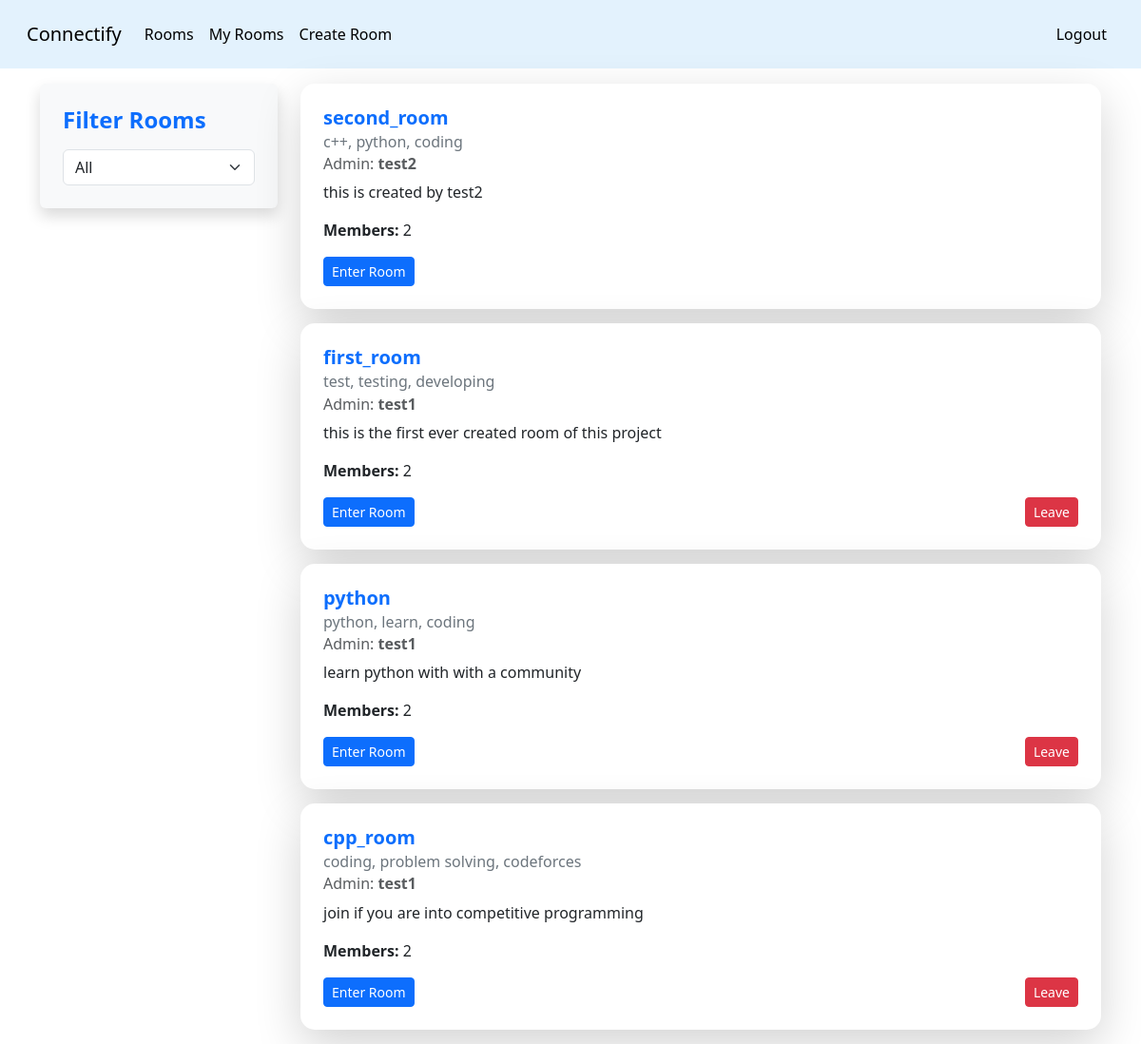
Before: /room/my_rooms (signed in) with the older database file.
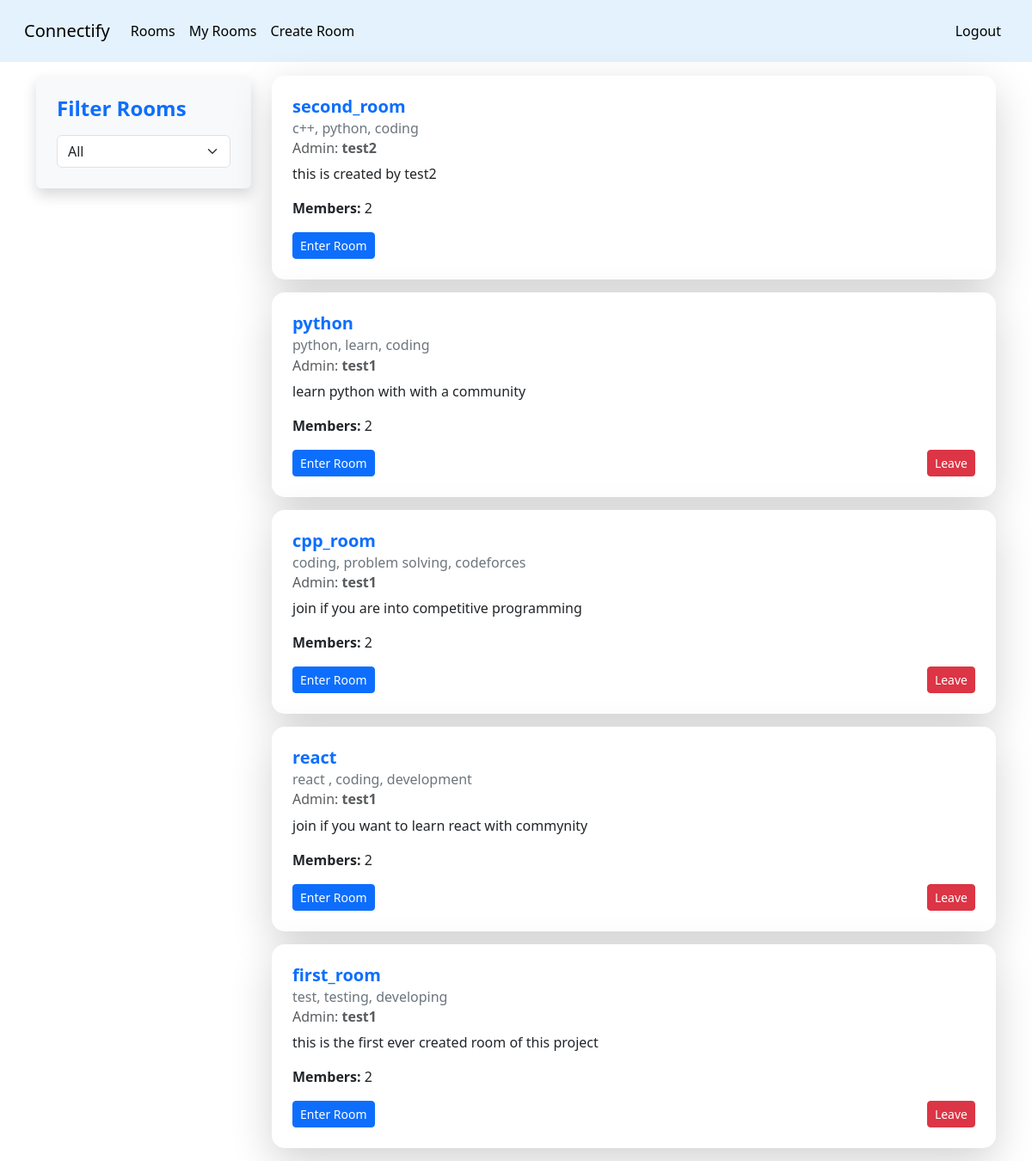
After: the same page with the newer database file.
### room/models.py (models this page shows, shortened)
class Room(models.Model):
    room_name = models.CharField(max_length=100)
    created_by = models.ForeignKey(User, on_delete=models.CASCADE, related_name= 'created_rooms')
    created_at = models.DateTimeField(auto_now_add = True)
    description = models.CharField(max_length=500)
    tags = models.CharField(max_length=500)
    members = models.ManyToManyField(User, related_name='joined_rooms', blank=True)
    is_private = models.BooleanField(default=False)
    voters = models.JSONField(default=dict, blank = True)
    votecount = models.IntegerField(default= 0, blank= True)

### room/views.py (the view)
# urls.py: path('my_rooms',views.my_rooms, name = 'my_rooms'),
@login_required
def my_rooms(request):
    rooms = request.user.joined_rooms.all()
    context = {
        'rooms' : rooms
    }
    return render(request, 'room/myrooms.html',context)

### room/templates/room/myrooms.html (shortened to what this page needs)
{% extends "base.html" %}
{% block content %}
<div class="container d-flex">
    <div class="bg-light p-4 shadow rounded me-4" style="width: 250px; height: fit-content; border-radius: 15px;">
        <h4 class="text-primary fw-bold">Filter Rooms</h4>
        <select id="roomFilter" class="form-select mt-3">
            <option value="all">All</option>
        </select>
    </div>
    <div class="flex-grow-1">
        <div id="roomList">
            {% for room in rooms %}
                <div class="card shadow-lg border-0 room-item"
                     style="border-radius: 15px; margin-bottom: 15px;"
                     data-created-by="{{ room.created_by.username }}"
                     data-joined="{% if user in room.members.all %}true{% else %}false{% endif %}">
                    <div class="card-body p-4">
                        <h5 class="card-title fw-bold text-primary">{{ room.room_name }}</h5>
                        <h6 class="card-subtitle mb-2 text-secondary">{{ room.tags }}</h6>
                        <h6 class="card-subtitle mb-2 text-muted">
                            Admin: <span class="fw-semibold">{{ room.created_by.username }}</span>
                        </h6>
                        <p class="card-text text-dark">{{ room.description }}</p>
                        <p class="card-text"><strong>Members:</strong> {{ room.members.count }}</p>
                        <div class="d-flex justify-content-between">
                            <a href="{% url 'feed' room.id %}" class="btn btn-primary btn-sm">Enter Room</a>
                            {% if user != room.created_by %}
                                {% if user in room.members.all %}
                                    <a href="{% url 'leave_room' room.id %}" class="btn btn-danger btn-sm">Leave</a>
                                {% else %}
                                    <a href="{% url 'join_room' room.id %}" class="btn btn-success btn-sm">Join</a>
                                {% endif %}
                            {% endif %}
                        </div>
                    </div>
                </div>
            {% endfor %}
        </div>
    </div>
</div>
{% endblock content %}

Changed rows visible on the page:
added Room: room_name "react", tags "react , coding, development", created_by.username "test1", description "join if you want to learn react with commynity", members.count "2", shows "Leave"
changed Room "first_room": moves down the list
